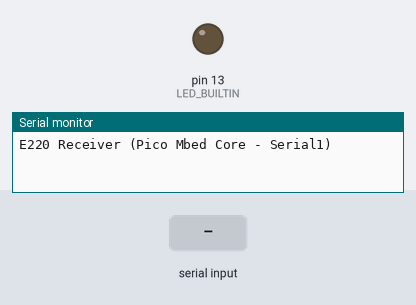
Simulated run of this sketch. Board: Arduino Mega 2560, built with avr-gcc and run on an emulated ATmega2560. Parts: output pins drawn as LEDs (lit = HIGH), the last lines printed to the serial monitor. Inputs (shaded band) come from the test bench.

Above: at 1.2 s.
1.3 s: "1\n" received over the second serial link
At 1.4 s:
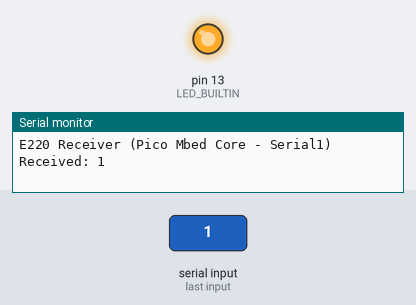
Timing chart, 0 to 4.3 s (numbered marks = the images above; inputs shaded):
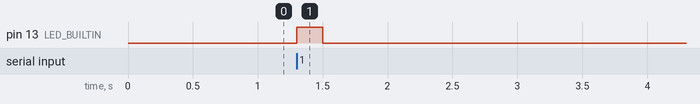

The sketch:

RX.ino
```cpp
#include <Arduino.h>
// 受信（TX)
// Mbedコアでは Serial1 (GP0, GP1) を使用します
HardwareSerial& LoRaSerial = Serial1;

void setup() {
  // PCとの通信用 (シリアルモニタ)
  Serial.begin(115200);
  while (!Serial);

  // LoRaモジュール (E220) との通信用
  // ボーレートは送信側と合わせる (デフォルト9600)
  LoRaSerial.begin(115200);

  pinMode(LED_BUILTIN, OUTPUT);
  Serial.println("E220 Receiver (Pico Mbed Core - Serial1)");
}

void loop() {
  // LoRaモジュールからデータが届いているか確認
  if (LoRaSerial.available() > 0) {
    // データを受信し、文字列として読み込む (改行まで)
    String message = LoRaSerial.readStringUntil('\n');
    message.trim(); // 前後の空白や改行コードを削除

    if (message.length() > 0) {
      // シリアルモニタに表示
      Serial.print("Received: ");
      Serial.println(message);

      digitalWrite(LED_BUILTIN, HIGH);
      delay(200);
      digitalWrite(LED_BUILTIN, LOW);
    }
  }
}
```

Measured:
- after the input at 1.3 s, pin 13 (LED_BUILTIN): LOW → HIGH at once, → LOW 0.20 s later
